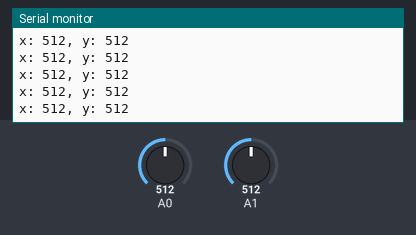
The sketch below on a simulated Arduino Uno, built with avr-gcc and run on an emulated ATmega328P. Shown: the last lines printed to the serial monitor. The inputs (shaded band) are chosen by the test bench; at power-on: A0 = 512, A1 = 512.

Above: at 4.2 s.
4.3 s: A0 set to 784
At 4.32 s:
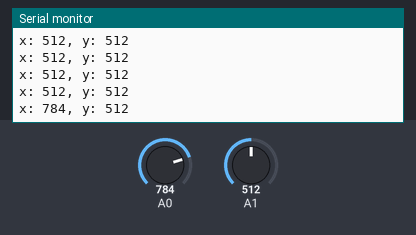
5.8 s: A0 set to 813
At 5.84 s:
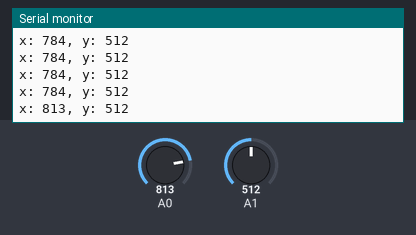
7.3 s: A1 set to 810
At 7.33 s:
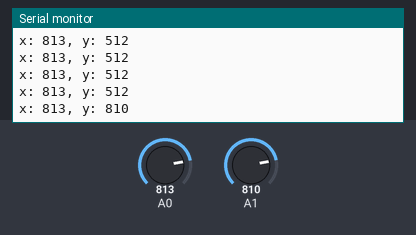
8.8 s: A1 set to 784
At 8.81 s:
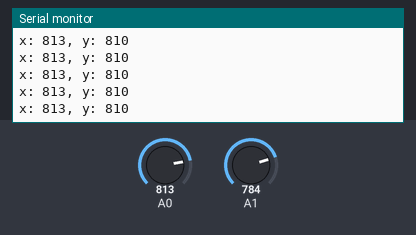
Timing chart, 0 to 11.8 s (numbered marks = the images above; inputs shaded):
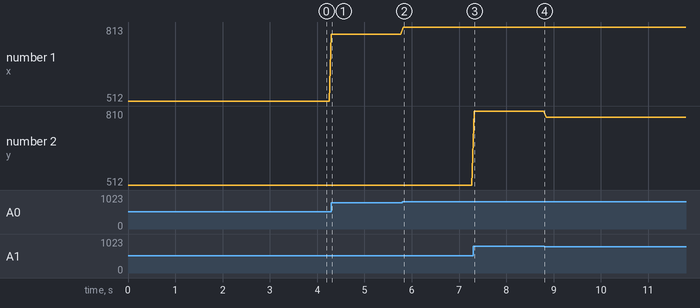

Measured:
- after the input at 4.3 s, the serial monitor: prints a new line at once (image 1)
- after the input at 5.8 s, the serial monitor: prints a new line at once (image 2)
- after the input at 7.3 s, the serial monitor: prints a new line at once (image 3)
- plotted number 1: 512 → 784 after the input at 4.3 s, 784 → 813 after the input at 5.8 s
- plotted number 2: 512 → 810 after the input at 7.3 s, 810 → 784 after the input at 8.8 s

The sketch:

Master.ino
```cpp
// Master
#include <SoftwareSerial.h>
SoftwareSerial BTSerial(2,3);
// sensor
int vrx, vry;
//
void setup() {
  BTSerial.begin(9600);
  Serial.begin(9600);
}

void loop() {
  vrx = analogRead(A0);
  vry = analogRead(A1);
  Serial.print("x: ");
  Serial.print(vrx);
  Serial.print(", y: ");
  Serial.print(vry);
  Serial.println();
  if (vrx <= 200) {
    // Gạt xuống
    BTSerial.write('0');
  } else if (vrx >= 800) {
    // Gạt lên
    BTSerial.write('1');
  }
  if (vry <= 200) {
    // Gạt trái:
    BTSerial.write('2');
  } else if (vry >= 800) {
    // Gạt phải:
    BTSerial.write('3');
  }
  delay(50);
}
```
